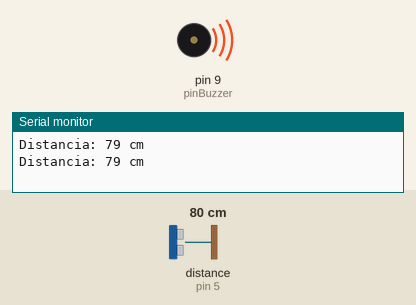
Simulated run of this sketch. Board: Arduino Uno, built with avr-gcc and run on an emulated ATmega328P. On the bench: buzzer (waves = sounding), the last lines printed to the serial monitor. Wiring (inferred from the names in the program): ultrasonic range finder: trigger pin 6; echo pin 5. The test bench sets the inputs (shaded band); at power-on: distance to the obstacle (sensor on pin 5) 80 cm. The echo pulse lasts 58.3 µs per cm.

Above: at 3.3 s.
3.4 s: distance to the obstacle (sensor on pin 5) set to 96 cm
6.9 s: distance to the obstacle (sensor on pin 5) set to 105 cm
At 6.9 s:
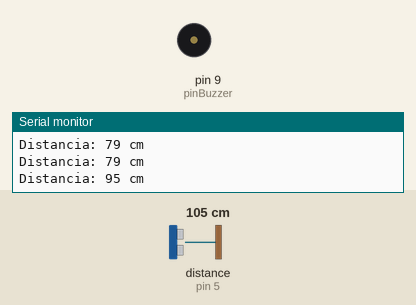
10.2 s: distance to the obstacle (sensor on pin 5) set to 2 cm
At 10.8 s:
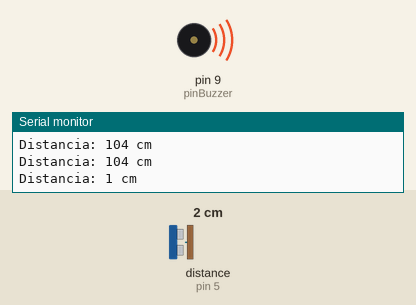
15.5 s: distance to the obstacle (sensor on pin 5) set to 120 cm
At 16.3 s:
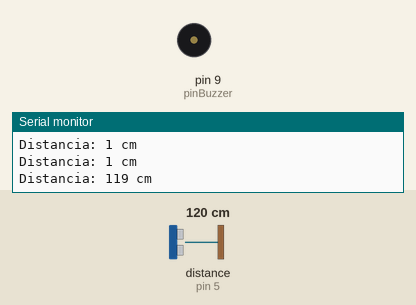
Timing chart, 0 to 18.5 s (numbered marks = the images above; inputs shaded):
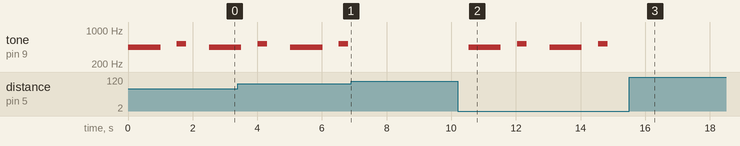

The sketch:

AR00002_002.ino
```cpp
const int pinBuzzer = 9;
const int EchoPin = 5;
const int TriggerPin = 6;

void setup() {
   Serial.begin(9600);
   pinMode(TriggerPin, OUTPUT);
   pinMode(EchoPin, INPUT);
}

void loop() {
   int cm = ping(TriggerPin, EchoPin);


    Serial.print("Distancia: ");
    Serial.print(cm);
    Serial.println(" cm");


   if(cm<100){

        //generar tono de 440Hz durante 1000 ms
        tone(pinBuzzer, 440);
        delay(1000);

        //detener tono durante 500ms
        noTone(pinBuzzer);
        delay(500);

        //generar tono de 523Hz durante 500ms, y detenerlo durante 500ms.
        tone(pinBuzzer, 523, 300);
        //delay(500);

    }

   delay(1000);
}

int ping(int TriggerPin, int EchoPin) {
   long duration, distanceCm;

   digitalWrite(TriggerPin, LOW);  //para generar un pulso limpio ponemos a LOW 4us
   delayMicroseconds(4);
   digitalWrite(TriggerPin, HIGH);  //generamos Trigger (disparo) de 10us
   delayMicroseconds(10);
   digitalWrite(TriggerPin, LOW);

   duration = pulseIn(EchoPin, HIGH);  //medimos el tiempo entre pulsos, en microsegundos

   distanceCm = duration * 10 / 292/ 2;   //convertimos a distancia, en cm
   return distanceCm;
}
```

Measured:
- the behaviour switches between 100 and 101 cm on distance to the obstacle (sensor on pin 5) (found by bisection; images 0 and 1)
- after the input at 6.9 s, tone on pin 9 (pinBuzzer): stops changing and stays silent
- after the input at 10.2 s, tone on pin 9 (pinBuzzer): plays 440 Hz for 1.0 s, 523 Hz for 0.30 s, 440 Hz for 1.0 s, 523 Hz for 0.30 s, starting after 0.34 s
- after the input at 15.5 s, tone on pin 9 (pinBuzzer): stops changing and stays silent
- by itself, tone on pin 9 (pinBuzzer): plays 523 Hz for 0.30 s, 440 Hz for 1.0 s, 523 Hz for 0.30 s
